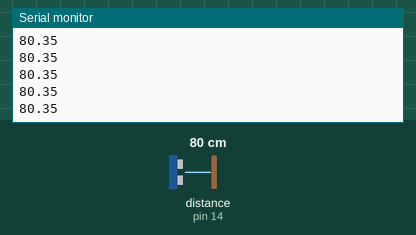
This sketch was run on a simulated Arduino Uno, built with avr-gcc and run on an emulated ATmega328P. Parts: the last lines printed to the serial monitor. Wiring (inferred from the names in the program): ultrasonic range finder: trigger pin 15; echo pin 14. Inputs (shaded band) come from the test bench; at power-on: distance to the obstacle (sensor on pin 14) 80 cm. The echo pulse lasts 58.3 µs per cm.

Above: at 1.2 s.
1.3 s: distance to the obstacle (sensor on pin 14) set to 2 cm
At 1.72 s:
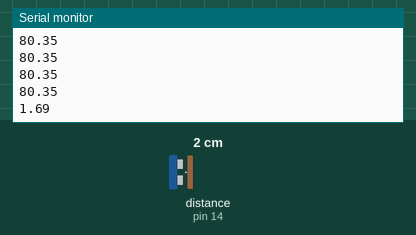
2.8 s: distance to the obstacle (sensor on pin 14) set to 4 cm
At 2.97 s:
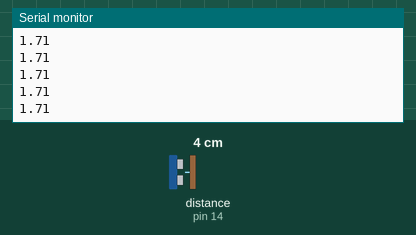
Timing chart, 0 to 5.8 s (numbered marks = the images above; inputs shaded):
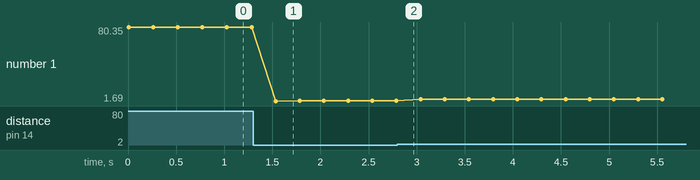

The sketch:

practica9DSCC.ino
```cpp
/*
 * File:    practica9DSCC
 * Grupo:
 */

//Ultrasonido
int trigPin = 15;  //PIN A1 en el Arduino
int echoPin = 14;  //PIN A0 en el Arduino
float v=331.5+0.6*24; //Estimación de la velocidad del sonido, 24 es el valor de temperatura en Centigrados. Cambiar este valor de temperatura de ser necesario.

//Tiempo de espera en ms entre cada iteración del lazo principal, esto implica una frecuencia de muestreo de 4 Hz
const int tiempoEspera = 250;

//Esta función retorna la distancia medida por el sensor en centimetros.
float distanceCM()
{
  //envia un pulso de 5 microsegundos en el pin trig
  digitalWrite(trigPin, LOW); //Mantiene LOW el pin por 3 us
  delayMicroseconds(3);
  digitalWrite(trigPin, HIGH); //Mantiene HIGH el pin por 5 us, efectivamente este es el pulso
  delayMicroseconds(5);
  digitalWrite(trigPin, LOW); //Regresa a LOW, desactiva el pulso

   //Escuchar eco. El pin echoPin envia un pulso cuya duración es proporcional al tiempo entre el pulso y el eco
   float tUs = pulseIn(echoPin, HIGH); //retorna la duración, en microsegundos del pulso en echoPin
   float t = tUs / 1000.0 / 1000.0 / 2; // convierte la duración a segundos y divide para dos (el eco va y viene la distancia medida)
   float d = t*v; //distancia es tiempo por velocidad, en metros
   return d*100; // en cm
}

void setup(void) {
    Serial.begin(9600);

    pinMode(trigPin, OUTPUT);
    pinMode(echoPin, INPUT);
}

void loop(void) {

  float d;

  d = distanceCM();

  Serial.println(d);

  delay(tiempoEspera);
}
```

Measured:
- after the input at 1.3 s, the serial monitor: prints a new line after 0.23 s (image 1)
- plotted number 1: 80.35 → 1.71 after the input at 1.3 s, 1.71 → 3.74 after the input at 2.8 s
